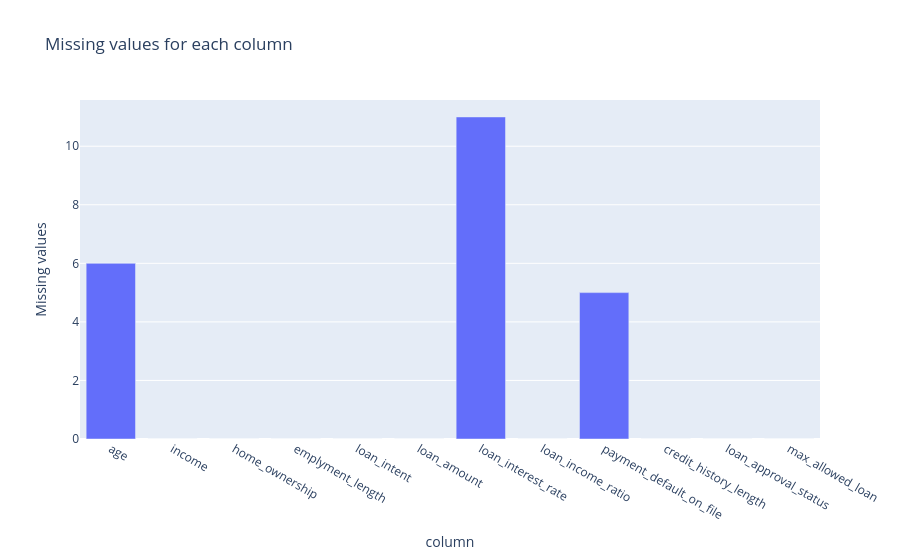

Source (notebook cell):
### Code cell
import plotly.express as px

missing = df.isnull().sum().reset_index()
missing.columns = ['column','Missing values']

fig = px.bar(
    missing,
    x='column',
    y='Missing values',
    title='Missing values for each column'
)

fig.show()

### Figure 1 — Plotly figure (JSON) as saved in the notebook; plotly's stock layout.template omitted (floating-point values rounded to 4 significant figures)
{"data": [{"hovertemplate": "column=%{x}<br>Missing values=%{y}<extra></extra>", "legendgroup": "", "marker": {"color": "#636efa", "pattern": {"shape": ""}}, "name": "", "orientation": "v", "showlegend": false, "textposition": "auto", "type": "bar", "x": ["age", "income", "home_ownership", "emplyment_length", "loan_intent", "loan_amount", "loan_interest_rate", "loan_income_ratio", "payment_default_on_file", "credit_history_length", "loan_approval_status", "max_allowed_loan"], "xaxis": "x", "y": [6, 0, 0, 0, 0, 0, 11, 0, 5, 0, 0, 0], "yaxis": "y"}], "layout": {"barmode": "relative", "legend": {"tracegroupgap": 0}, "title": {"text": "Missing values for each column"}, "xaxis": {"anchor": "y", "domain": [0, 1], "title": {"text": "column"}}, "yaxis": {"anchor": "x", "domain": [0, 1], "title": {"text": "Missing values"}}}}
